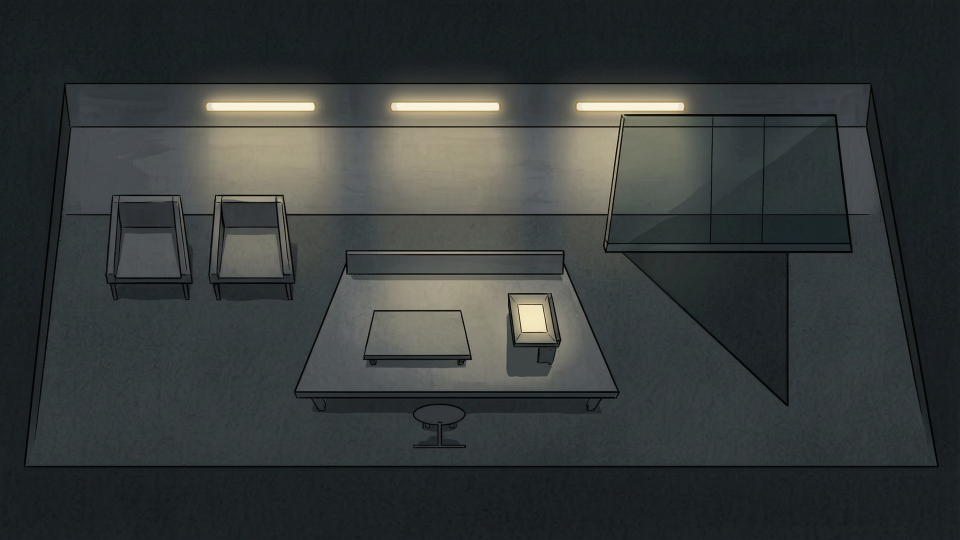
#> input picture art/staging/opening/axiom-opening-office-master-v1-m5-single-reference.png, 1920 x 1080 px (shown at 1/2 size)
$ python build-m5-review.py
#> lines starting #> are read from the running program, lines starting #| are printed output that depends on the picture
"""Create the deterministic, human-only M5 geometry review board."""
from pathlib import Path
from PIL import Image, ImageDraw, ImageFont

OUT = Path(__file__).resolve().parent.parent
M5 = OUT / "axiom-opening-office-master-v1-m5-single-reference.png"
CLEAN = OUT / "axiom-office-clean-structural-conditioning-plate.png"
STATES = OUT / "axiom-office-geometry-locked-nine-state-blocking-board.png"
for item in (M5, CLEAN, STATES):
    assert item.is_file(), item

FONT = Path("C:/Windows/Fonts/segoeui.ttf")
BOLD = Path("C:/Windows/Fonts/segoeuib.ttf")


def font(size, bold=False):
    return ImageFont.truetype(str(BOLD if bold else FONT), size)


def fit(image, bounds):
    value = image.copy()
    value.thumbnail(bounds, Image.Resampling.LANCZOS)
    return value


def text(draw, xy, value, size=24, color="#e6edf1", bold=False):
    draw.text(xy, value, font=font(size, bold), fill=color)


m5 = Image.open(M5).convert("RGB")
clean = Image.open(CLEAN).convert("RGB")
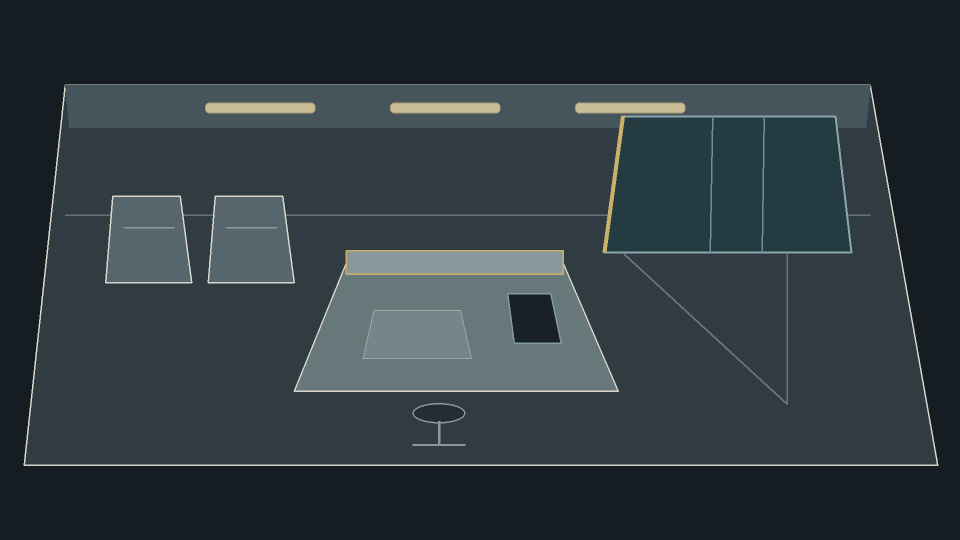
#> input picture art/staging/opening/axiom-office-clean-structural-conditioning-plate.png, 1920 x 1080 px (shown at 1/2 size)
#> clean is the input picture: PIL image 1920x1080 RGB; mean R, G, B 47.3, 57.8, 63.1
states = Image.open(STATES).convert("RGB")
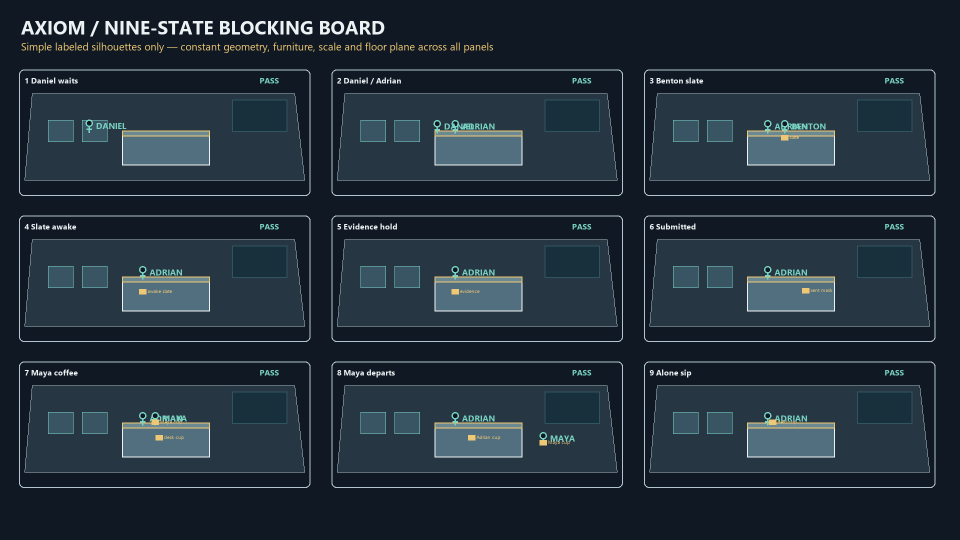
#> input picture art/staging/opening/axiom-office-geometry-locked-nine-state-blocking-board.png, 1920 x 1080 px (shown at 1/2 size)
#> states is the input picture: PIL image 1920x1080 RGB; mean R, G, B 34.1, 47.2, 57.4
assert m5.size == (1920, 1080)

board = Image.new("RGB", (2560, 2480), "#101923")
draw = ImageDraw.Draw(board)
text(draw, (44, 28), "EVE / AXIOM M5 SINGLE-REFERENCE REVIEW", 43, bold=True)
text(draw, (44, 88), "HUMAN REVIEW ONLY — M5 is staging and not promoted or runtime-bound", 25, "#edc775")

m5_panel = fit(m5, (1450, 816))
board.paste(m5_panel, (44, 145))
text(draw, (44, 980), "M5: single structural image edited in place; composition, furniture and empty production space are retained.", 22, "#71d2c2")
clean_panel = fit(clean, (930, 523))
#> call 2 of fit, with bounds = (930, 523)
#> in fit (call 2), `value.thumbnail(bounds, Image.Resampling.LANCZOS)`:
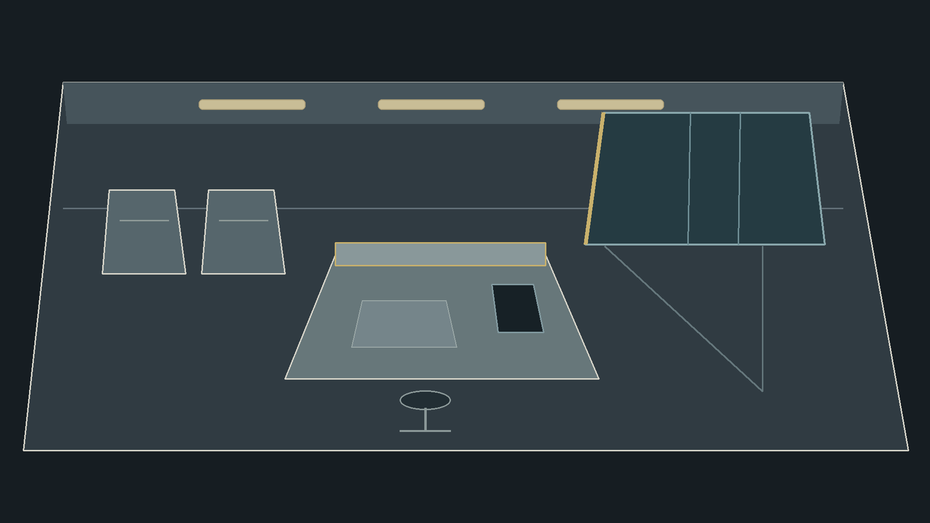
#> value: PIL image 930x523 RGB; mean R, G, B 47.3, 57.8, 63.1
board.paste(clean_panel, (1570, 145))
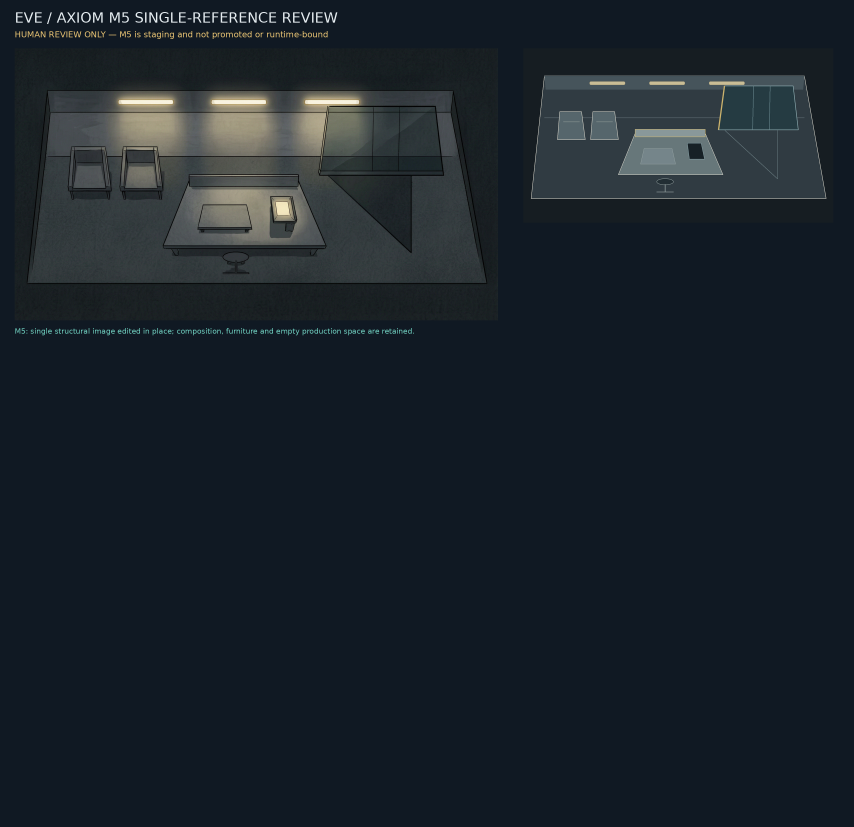
#> board: PIL image 2560x2480 RGB (shown at 1/3 size); mean R, G, B 26.1, 34.5, 42.1
text(draw, (1570, 690), "Clean structural authority / only provider reference", 21, "#71d2c2", True)

text(draw, (44, 1045), "Fifteen-point geometry result", 32, "#edc775", True)
points = [
    ("1 camera / perspective", "PASS", "same plate composition and room view"),
    ("2 desk footprint", "PASS", "central desk footprint retained"),
    ("3 desk orientation", "PASS", "locked desk orientation retained"),
    ("4 divider", "PASS", "low divider remains in place"),
    ("5 guest zone", "PASS", "open left-side guest zone retained"),
    ("6 common floor plane", "PASS", "continuous, uncluttered circulation"),
    ("7 Daniel workstation", "PASS", "west neighboring workstations retained"),
    ("8 Daniel route", "PASS", "clear path to Adrian desk retained"),
    ("9 Benton route", "PASS", "northeast director route remains open"),
    ("10 Maya approach / departure", "PASS", "state-safe open approach space retained"),
    ("11 smoked-glass office", "PASS", "northeast glass relationship retained"),
    ("12 evidence surface", "PASS", "surface exists without state-specific contents"),
    ("13 terminal", "PASS", "fixed position, blank/state-neutral display"),
    ("14 anchor A", "PASS", "same master framing remains usable"),
    ("15 anchor B", "PASS", "same-pixel desk/evidence crop remains usable"),
]
for index, (name, status, reason) in enumerate(points):
    column = index % 2
    row = index // 2
    x = 44 + column * 1230
    y = 1105 + row * 98
    text(draw, (x, y), f"{name} — {status}", 18, "#71d2c2", True)
    text(draw, (x, y + 30), reason, 16, "#c6d4da")

states_panel = fit(states, (960, 540))
#> call 3 of fit, with bounds = (960, 540)
#> in fit (call 3), `value.thumbnail(bounds, Image.Resampling.LANCZOS)`:
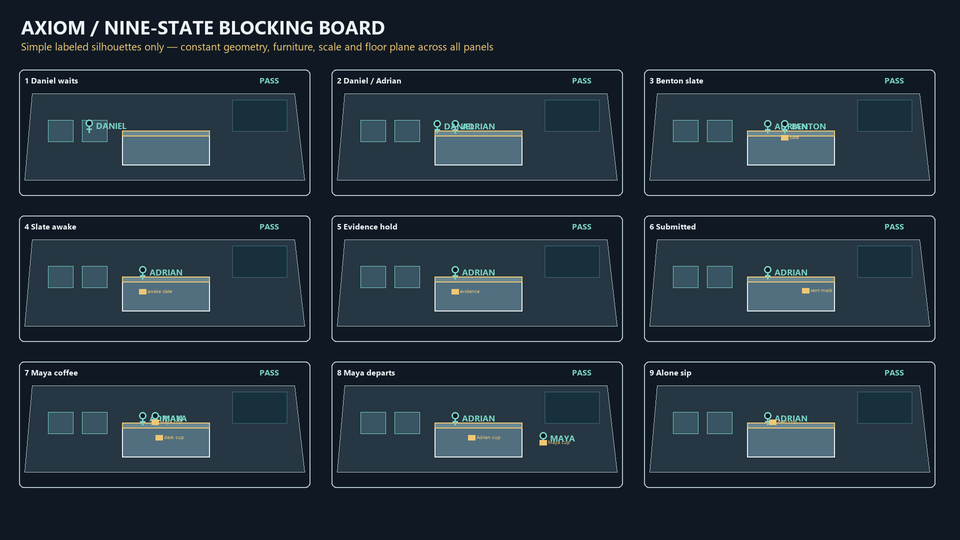
#> value: PIL image 960x540 RGB; mean R, G, B 34.1, 47.3, 57.4
board.paste(states_panel, (44, 1905))
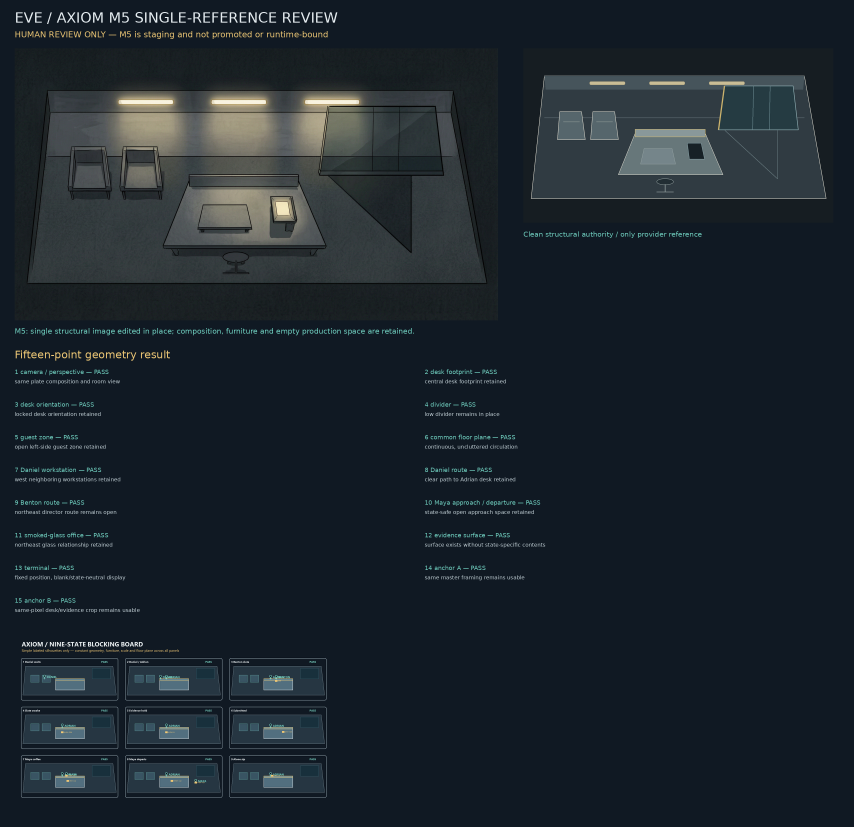
#> board: PIL image 2560x2480 RGB (shown at 1/3 size); mean R, G, B 28.3, 37.2, 44.7
text(draw, (1055, 1905), "Nine-state reuse and contamination result", 30, "#edc775", True)
for index, line in enumerate([
    "1–9: PASS. Fixed furniture, scale, routes and camera framing remain usable.",
    "No person, silhouette, reflection, portrait, text, label, annotation, clock,",
    "readable terminal UI, coffee, wine, drink, paperwork, file, evidence, phone,",
    "slate, personal object, meeting table or added foreground clutter is present.",
    "Style: PASS. The result is a dark, readable 2D illustrated office with controlled",
    "linework, semi-cel shading, restrained practical lighting and non-photographic",
    "materials. It is intentionally still staging-only pending owner approval.",
    "Classification: PASS — no promotion, binding, manifest integration or retry."
]):
    color = "#71d2c2" if index in (0, 6, 7) else "#e6edf1"
    text(draw, (1055, 1965 + index * 55), line, 22, color, index in (0, 6, 7))

board.save(OUT / "axiom-opening-office-master-v1-m5-single-reference-review-board.png")
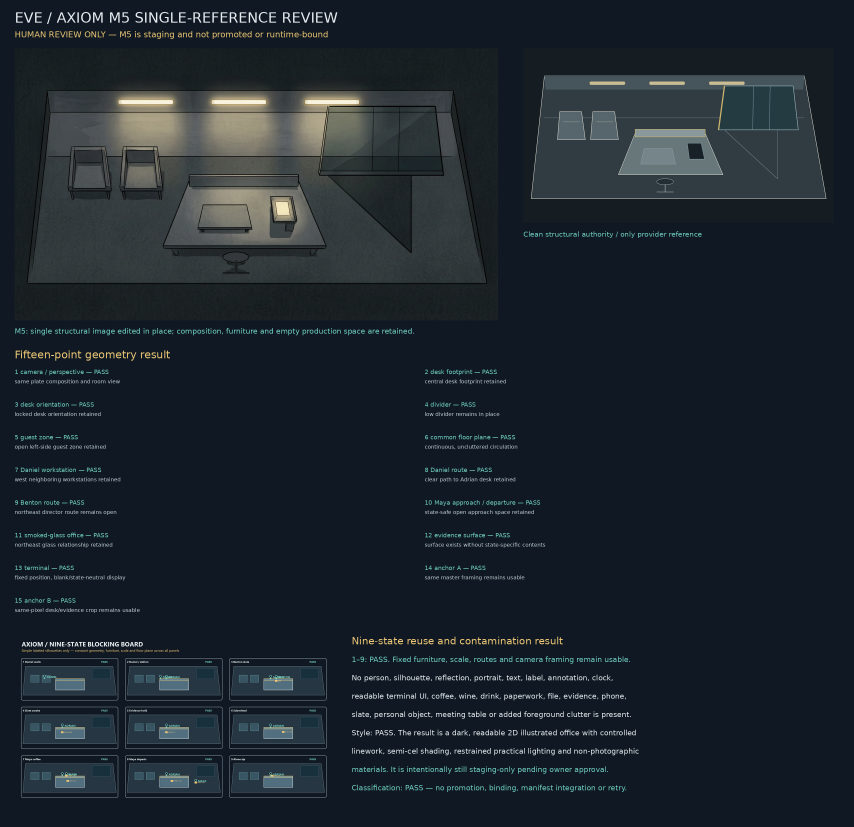
#> saved as axiom-opening-office-master-v1-m5-single-reference-review-board.png: PIL image 2560x2480 RGB (shown at 1/3 size); mean R, G, B 29.2, 38.3, 45.7
print("Created M5 human-only geometry and contamination review board.")
